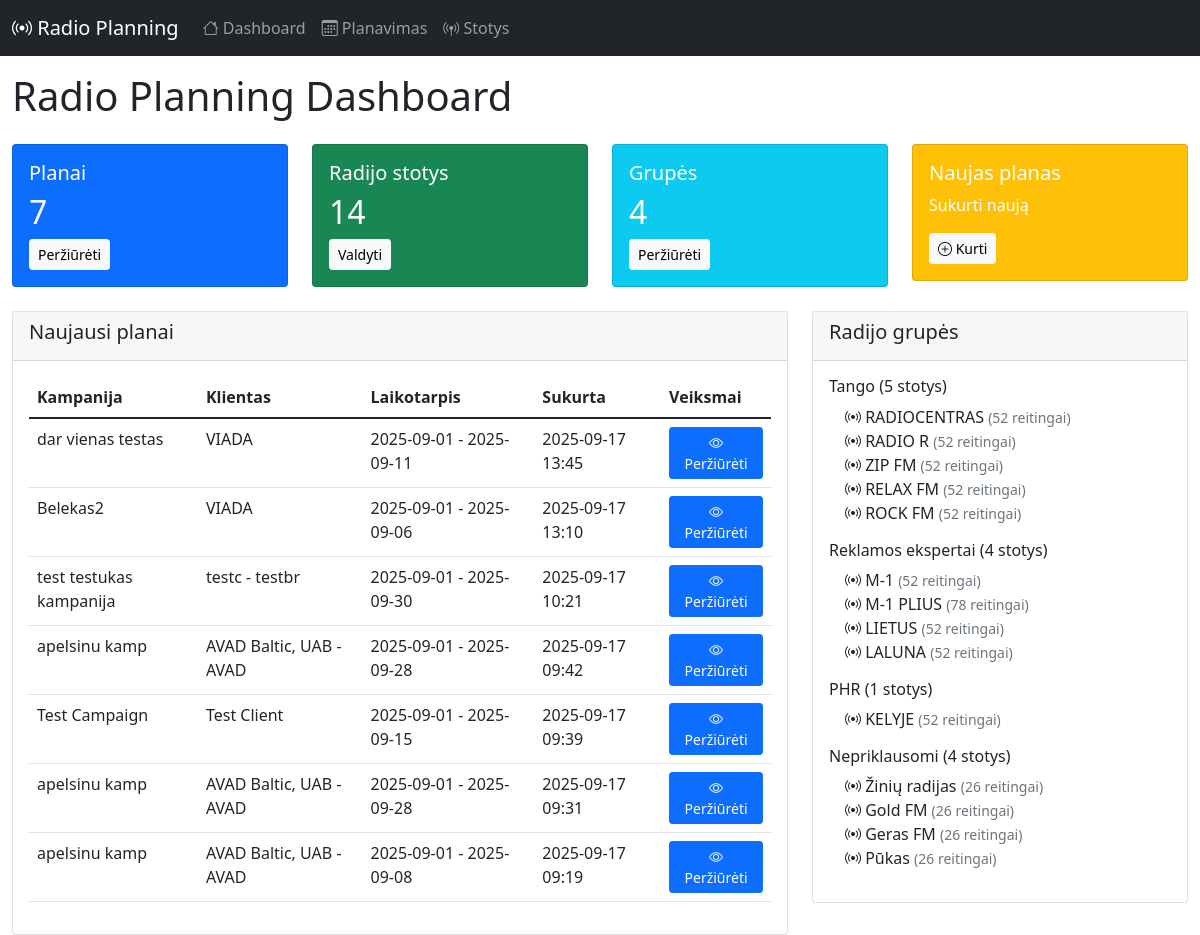
The page / on the database its author committed.
### app/models.py (models this page shows, shortened)
class RadioPlan(db.Model):
    __tablename__ = 'radio_plans'
    id = db.Column(db.Integer, primary_key=True)
    campaign_id = db.Column(db.Integer, nullable=False)  # From projects-crm
    campaign_name = db.Column(db.String(200))
    project_id = db.Column(db.Integer)
    project_name = db.Column(db.String(200))
    client_brand_id = db.Column(db.Integer)
    client_brand_name = db.Column(db.String(200))
    start_date = db.Column(db.Date, nullable=False)
    end_date = db.Column(db.Date, nullable=False)
    target_audience = db.Column(db.String(50), nullable=False)
    our_discount = db.Column(db.Float, default=0)  # Percentage
    client_discount = db.Column(db.Float, default=0)  # Percentage
    created_at = db.Column(db.DateTime, default=datetime.utcnow)
    updated_at = db.Column(db.DateTime, default=datetime.utcnow, onupdate=datetime.utcnow)
    spots = db.relationship('RadioSpot', backref='plan', lazy='dynamic', cascade='all, delete-orphan')
    clips = db.relationship('RadioClip', backref='plan', lazy='dynamic', cascade='all, delete-orphan')
    selected_stations = db.relationship('RadioStation', secondary=plan_stations, lazy='subquery',
                                      backref=db.backref('plans', lazy=True))

class RadioGroup(db.Model):
    __tablename__ = 'radio_groups'
    id = db.Column(db.Integer, primary_key=True)
    name = db.Column(db.String(100), nullable=False, unique=True)
    created_at = db.Column(db.DateTime, default=datetime.utcnow)
    stations = db.relationship('RadioStation', backref='group', lazy='dynamic', cascade='all, delete-orphan')

class RadioStation(db.Model):
    __tablename__ = 'radio_stations'
    id = db.Column(db.Integer, primary_key=True)
    name = db.Column(db.String(100), nullable=False)
    group_id = db.Column(db.Integer, db.ForeignKey('radio_groups.id'), nullable=False)
    created_at = db.Column(db.DateTime, default=datetime.utcnow)
    updated_at = db.Column(db.DateTime, default=datetime.utcnow, onupdate=datetime.utcnow)
    prices = db.relationship('StationPrice', backref='station', lazy='dynamic', cascade='all, delete-orphan')
    ratings = db.relationship('StationRating', backref='station', lazy='dynamic', cascade='all, delete-orphan')

### app/routes.py (the view)
@main_bp.route('/')
def index():
    plans = RadioPlan.query.order_by(RadioPlan.created_at.desc()).limit(10).all()
    stations = RadioStation.query.all()
    groups = RadioGroup.query.all()
    return render_template('index.html',
                         plans=plans,
                         stations=stations,
                         groups=groups)

### app/templates/index.html (shortened to what this page needs)
{% extends "base.html" %}
{% block content %}
<div class="row">
    <div class="col-12">
        <h1 class="mb-4">Radio Planning Dashboard</h1>
    </div>
</div>
<div class="row mb-4">
    <div class="col-md-3">
        <div class="card text-white bg-primary">
            <div class="card-body">
                <h5 class="card-title">Planai</h5>
                <h2 class="card-text">{{ plans | length }}</h2>
                <a href="{{ url_for('main.planning') }}" class="btn btn-light btn-sm">Peržiūrėti</a>
            </div>
        </div>
    </div>
    <div class="col-md-3">
        <div class="card text-white bg-success">
            <div class="card-body">
                <h5 class="card-title">Radijo stotys</h5>
                <h2 class="card-text">{{ stations | length }}</h2>
                <a href="{{ url_for('main.stations') }}" class="btn btn-light btn-sm">Valdyti</a>
            </div>
        </div>
    </div>
    <div class="col-md-3">
        <div class="card text-white bg-info">
            <div class="card-body">
                <h5 class="card-title">Grupės</h5>
                <h2 class="card-text">{{ groups | length }}</h2>
                <a href="{{ url_for('main.stations') }}" class="btn btn-light btn-sm">Peržiūrėti</a>
            </div>
        </div>
    </div>
    <div class="col-md-3">
        <div class="card text-white bg-warning">
            <div class="card-body">
                <h5 class="card-title">Naujas planas</h5>
                <p class="card-text">Sukurti naują</p>
                <a href="{{ url_for('main.new_plan') }}" class="btn btn-light btn-sm">
                    <i class="bi bi-plus-circle"></i> Kurti
                </a>
            </div>
        </div>
    </div>
</div>
<div class="row">
    <div class="col-md-8">
        <div class="card">
            <div class="card-header">
                <h5>Naujausi planai</h5>
            </div>
            <div class="card-body">
                {% if plans %}
                <div class="table-responsive">
                    <table class="table table-hover">
                        <thead>
                            <tr>
                                <th>Kampanija</th>
                                <th>Klientas</th>
                                <th>Laikotarpis</th>
                                <th>Sukurta</th>
                                <th>Veiksmai</th>
                            </tr>
                        </thead>
                        <tbody>
                            {% for plan in plans %}
                            <tr>
                                <td>{{ plan.campaign_name or 'N/A' }}</td>
                                <td>{{ plan.client_brand_name or 'N/A' }}</td>
                                <td>
                                    {{ plan.start_date.strftime('%Y-%m-%d') }} -
                                    {{ plan.end_date.strftime('%Y-%m-%d') }}
                                </td>
                                <td>{{ plan.created_at.strftime('%Y-%m-%d %H:%M') }}</td>
                                <td>
                                    <a href="{{ url_for('main.view_plan', plan_id=plan.id) }}"
                                       class="btn btn-sm btn-primary">
                                        <i class="bi bi-eye"></i> Peržiūrėti
                                    </a>
                                </td>
                            </tr>
                            {% endfor %}
                        </tbody>
                    </table>
                </div>
                {% else %}
                <p class="text-muted">Nėra sukurtų planų</p>
                {% endif %}
            </div>
        </div>
    </div>
    <div class="col-md-4">
        <div class="card">
            <div class="card-header">
                <h5>Radijo grupės</h5>
            </div>
            <div class="card-body">
                {% for group in groups %}
                <div class="mb-3">
                    <h6>{{ group.name }} ({{ group.stations.count() }} stotys)</h6>
                    <ul class="list-unstyled ms-3">
                        {% for station in group.stations %}
                        <li>
                            <i class="bi bi-broadcast"></i> {{ station.name }}
                            <small class="text-muted">({{ station.ratings.count() }} reitingai)</small>
                        </li>
                        {% endfor %}
                    </ul>
                </div>
                {% endfor %}
            </div>
        </div>
    </div>
</div>
{% endblock %}

### app/templates/base.html (shortened to what this page needs)
<!DOCTYPE html>
<html lang="lt">
<head>
    <link href="https://cdn.jsdelivr.net/npm/bootstrap@5.1.3/dist/css/bootstrap.min.css" rel="stylesheet">
    <link rel="stylesheet" href="https://cdn.jsdelivr.net/npm/bootstrap-icons@1.8.1/font/bootstrap-icons.css">
</head>
<body>
    <nav class="navbar navbar-expand-lg navbar-dark bg-dark">
        <div class="container-fluid">
            <a class="navbar-brand" href="{{ url_for('main.index') }}">
                <i class="bi bi-broadcast"></i> Radio Planning
            </a>
            <div class="collapse navbar-collapse" id="navbarNav">
                <ul class="navbar-nav me-auto">
                    <li class="nav-item">
                        <a class="nav-link" href="{{ url_for('main.index') }}">
                            <i class="bi bi-house"></i> Dashboard
                        </a>
                    </li>
                    <li class="nav-item">
                        <a class="nav-link" href="{{ url_for('main.planning') }}">
                            <i class="bi bi-calendar3"></i> Planavimas
                        </a>
                    </li>
                    <li class="nav-item">
                        <a class="nav-link" href="{{ url_for('main.stations') }}">
                            <i class="bi bi-broadcast-pin"></i> Stotys
                        </a>
                    </li>
                </ul>
            </div>
        </div>
    </nav>
    <div class="container-fluid mt-3">
        {% block content %}{% endblock %}
    </div>
</body>
</html>

### rows shown on the page
RadioPlan: campaign_name "dar vienas testas", client_brand_name "VIADA", start_date "2025-09-01", end_date "2025-09-11", created_at "2025-09-17 13:45"
RadioPlan: campaign_name "Belekas2", client_brand_name "VIADA", start_date "2025-09-01", end_date "2025-09-06", created_at "2025-09-17 13:10"
RadioPlan: campaign_name "test testukas kampanija", client_brand_name "testc - testbr", start_date "2025-09-01", end_date "2025-09-30", created_at "2025-09-17 10:21"
RadioPlan: campaign_name "apelsinu kamp", client_brand_name "AVAD Baltic, UAB - AVAD", start_date "2025-09-01", end_date "2025-09-28", created_at "2025-09-17 09:42"
RadioPlan: campaign_name "Test Campaign", client_brand_name "Test Client", start_date "2025-09-01", end_date "2025-09-15", created_at "2025-09-17 09:39"
RadioPlan: campaign_name "apelsinu kamp", client_brand_name "AVAD Baltic, UAB - AVAD", start_date "2025-09-01", end_date "2025-09-28", created_at "2025-09-17 09:31"
RadioPlan: campaign_name "apelsinu kamp", client_brand_name "AVAD Baltic, UAB - AVAD", start_date "2025-09-01", end_date "2025-09-08", created_at "2025-09-17 09:19"
RadioGroup: name "Tango", stations.count "5"
RadioStation: name "RADIOCENTRAS", ratings.count "52"
RadioStation: name "RADIO R", ratings.count "52"
RadioStation: name "ZIP FM", ratings.count "52"
RadioStation: name "RELAX FM", ratings.count "52"
RadioStation: name "ROCK FM", ratings.count "52"
RadioGroup: name "Reklamos ekspertai", stations.count "4"
RadioStation: name "M-1", ratings.count "52"
RadioStation: name "M-1 PLIUS", ratings.count "78"
RadioStation: name "LIETUS", ratings.count "52"
RadioStation: name "LALUNA", ratings.count "52"
RadioGroup: name "PHR", stations.count "1"
RadioStation: name "KELYJE", ratings.count "52"
RadioGroup: name "Nepriklausomi", stations.count "4"
RadioStation: name "Žinių radijas", ratings.count "26"
RadioStation: name "Gold FM", ratings.count "26"
RadioStation: name "Geras FM", ratings.count "26"
RadioStation: name "Pūkas", ratings.count "26"

### other values the page prints
{{ plans | length }} "7"
{{ stations | length }} "14"
{{ groups | length }} "4"
